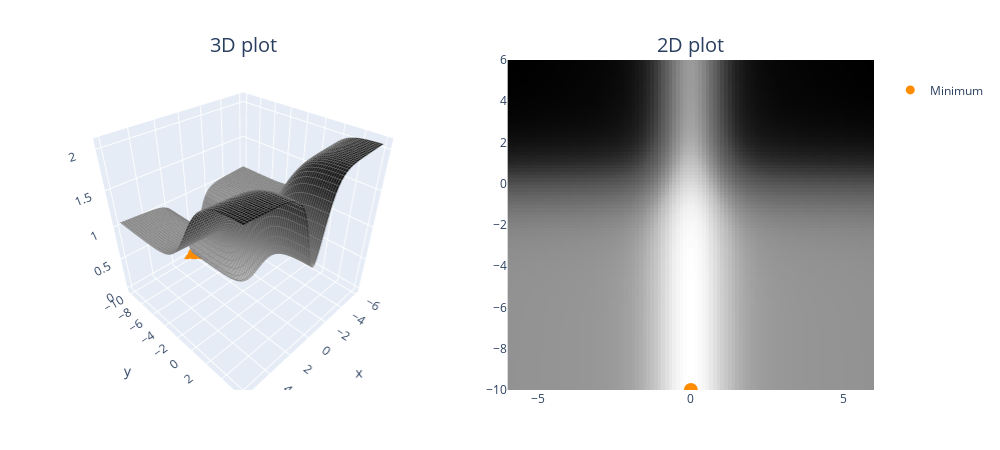

Write notebook code for a chart like this one.
### Markdown cell above
## Visualising optimization with pathological curvatures

A pathological curvature is a type of surface that is similar to ravines and is particularly tricky for plain SGD optimization. In words, pathological curvatures typically have a steep gradient in one direction with an optimum at the center, while in a second direction we have a slower gradient towards a (global) optimum. Let’s first create an example surface of this and visualize it. The code below creates 2 visualizations (3D and 2D) and also adds the minimum point to the plot (note this is the min in the visible region, not the global minimum).

### Code cell
def pathological_curve_loss(x: Tensor, y: Tensor):
    # Example of a pathological curvature. There are many more possible, feel free to experiment here!
    x_loss = t.tanh(x) ** 2 + 0.01 * t.abs(x)
    y_loss = t.sigmoid(y)
    return x_loss + y_loss


plot_fn(pathological_curve_loss, min_points=[(0, "y_min")])

### Figure 1 — Plotly figure (JSON) as saved in the notebook; plotly's stock layout.template omitted (floating-point values rounded to 4 significant figures; data arrays with more than 128 entries replaced by an {"elided": "..."} marker saying what was removed)
{"data": [{"colorscale": [[0, "rgb(255,255,255)"], [0.125, "rgb(240,240,240)"], [0.25, "rgb(217,217,217)"], [0.375, "rgb(189,189,189)"], [0.5, "rgb(150,150,150)"], [0.625, "rgb(115,115,115)"], [0.75, "rgb(82,82,82)"], [0.875, "rgb(37,37,37)"], [1, "rgb(0,0,0)"]], "contours": {"x": {"color": "grey", "end": 6, "show": true, "size": 0.2, "start": -6}, "y": {"color": "grey", "end": 6, "show": true, "size": 0.2, "start": -10}}, "hovertemplate": "<b>x</b> = %{x:.2f}<br><b>y</b> = %{y:.2f}<br><b>z</b> = %{z:.2f}</b>", "scene": "scene", "showscale": false, "type": "surface", "x": [-6, -5.879, -5.758, -5.636, -5.515, -5.394, -5.273, -5.152, -5.03, -4.909, -4.788, -4.667, -4.545, -4.424, -4.303, -4.182, -4.061, -3.939, -3.818, -3.697, -3.576, -3.455, -3.333, -3.212, -3.091, -2.97, -2.848, -2.727, -2.606, -2.485, -2.364, -2.242, -2.121, -2, -1.879, -1.758, -1.636, -1.515, -1.394, -1.273, -1.152, -1.03, -0.9091, -0.7879, -0.6667, -0.5455, -0.4242, -0.303, -0.1818, -0.06061, 0.06061, 0.1818, 0.303, 0.4242, 0.5455, 0.6667, 0.7879, 0.9091, 1.03, 1.152, 1.273, 1.394, 1.515, 1.636, 1.758, 1.879, 2, 2.121, 2.242, 2.364, 2.485, 2.606, 2.727, 2.848, 2.97, 3.091, 3.212, 3.333, 3.455, 3.576, 3.697, 3.818, 3.939, 4.061, 4.182, 4.303, 4.424, 4.545, 4.667, 4.788, 4.909, 5.03, 5.152, 5.273, 5.394, 5.515, 5.636, 5.758, 5.879, 6], "y": [-10, -9.838, -9.677, -9.515, -9.354, -9.192, -9.03, -8.869, -8.707, -8.545, -8.384, -8.222, -8.061, -7.899, -7.737, -7.576, -7.414, -7.253, -7.091, -6.929, -6.768, -6.606, -6.444, -6.283, -6.121, -5.96, -5.798, -5.636, -5.475, -5.313, -5.152, -4.99, -4.828, -4.667, -4.505, -4.343, -4.182, -4.02, -3.859, -3.697, -3.535, -3.374, -3.212, -3.051, -2.889, -2.727, -2.566, -2.404, -2.242, -2.081, -1.919, -1.758, -1.596, -1.434, -1.273, -1.111, -0.9495, -0.7879, -0.6263, -0.4646, -0.303, -0.1414, 0.0202, 0.1818, 0.3434, 0.5051, 0.6667, 0.8283, 0.9899, 1.152, 1.313, 1.475, 1.636, 1.798, 1.96, 2.121, 2.283, 2.444, 2.606, 2.768, 2.929, 3.091, 3.253, 3.414, 3.576, 3.737, 3.899, 4.061, 4.222, 4.384, 4.545, 4.707, 4.869, 5.03, 5.192, 5.354, 5.515, 5.677, 5.838, 6], "z": {"elided": "100x100 float values"}}, {"colorscale": [[0, "rgb(255,255,255)"], [0.125, "rgb(240,240,240)"], [0.25, "rgb(217,217,217)"], [0.375, "rgb(189,189,189)"], [0.5, "rgb(150,150,150)"], [0.625, "rgb(115,115,115)"], [0.75, "rgb(82,82,82)"], [0.875, "rgb(37,37,37)"], [1, "rgb(0,0,0)"]], "customdata": {"elided": "100x100 float values"}, "hovertemplate": "<b>x</b> = %{x:.2f}<br><b>y</b> = %{y:.2f}<br><b>z</b> = %{customdata:.2f}</b>", "showscale": false, "type": "heatmap", "x": [-6, -5.879, -5.758, -5.636, -5.515, -5.394, -5.273, -5.152, -5.03, -4.909, -4.788, -4.667, -4.545, -4.424, -4.303, -4.182, -4.061, -3.939, -3.818, -3.697, -3.576, -3.455, -3.333, -3.212, -3.091, -2.97, -2.848, -2.727, -2.606, -2.485, -2.364, -2.242, -2.121, -2, -1.879, -1.758, -1.636, -1.515, -1.394, -1.273, -1.152, -1.03, -0.9091, -0.7879, -0.6667, -0.5455, -0.4242, -0.303, -0.1818, -0.06061, 0.06061, 0.1818, 0.303, 0.4242, 0.5455, 0.6667, 0.7879, 0.9091, 1.03, 1.152, 1.273, 1.394, 1.515, 1.636, 1.758, 1.879, 2, 2.121, 2.242, 2.364, 2.485, 2.606, 2.727, 2.848, 2.97, 3.091, 3.212, 3.333, 3.455, 3.576, 3.697, 3.818, 3.939, 4.061, 4.182, 4.303, 4.424, 4.545, 4.667, 4.788, 4.909, 5.03, 5.152, 5.273, 5.394, 5.515, 5.636, 5.758, 5.879, 6], "xaxis": "x", "y": [-10, -9.838, -9.677, -9.515, -9.354, -9.192, -9.03, -8.869, -8.707, -8.545, -8.384, -8.222, -8.061, -7.899, -7.737, -7.576, -7.414, -7.253, -7.091, -6.929, -6.768, -6.606, -6.444, -6.283, -6.121, -5.96, -5.798, -5.636, -5.475, -5.313, -5.152, -4.99, -4.828, -4.667, -4.505, -4.343, -4.182, -4.02, -3.859, -3.697, -3.535, -3.374, -3.212, -3.051, -2.889, -2.727, -2.566, -2.404, -2.242, -2.081, -1.919, -1.758, -1.596, -1.434, -1.273, -1.111, -0.9495, -0.7879, -0.6263, -0.4646, -0.303, -0.1414, 0.0202, 0.1818, 0.3434, 0.5051, 0.6667, 0.8283, 0.9899, 1.152, 1.313, 1.475, 1.636, 1.798, 1.96, 2.121, 2.283, 2.444, 2.606, 2.768, 2.929, 3.091, 3.253, 3.414, 3.576, 3.737, 3.899, 4.061, 4.222, 4.384, 4.545, 4.707, 4.869, 5.03, 5.192, 5.354, 5.515, 5.677, 5.838, 6], "yaxis": "y", "z": {"elided": "100x100 float values"}}, {"marker": {"color": "darkorange", "size": 9}, "mode": "markers", "name": "<br>Minimum<br>", "showlegend": true, "type": "scatter3d", "x": [0], "y": [-10], "z": [4.54e-05]}, {"marker": {"color": "darkorange", "size": 14}, "mode": "markers", "showlegend": false, "type": "scatter", "x": [0], "y": [-10]}], "layout": {"annotations": [{"font": {"size": 20}, "showarrow": false, "text": "3D plot", "x": 0.225, "xanchor": "center", "xref": "paper", "y": 1, "yanchor": "bottom", "yref": "paper"}, {"font": {"size": 20}, "showarrow": false, "text": "2D plot", "x": 0.775, "xanchor": "center", "xref": "paper", "y": 1, "yanchor": "bottom", "yref": "paper"}], "height": 450, "margin": {"b": 60, "l": 60, "r": 60, "t": 60}, "scene": {"aspectmode": "cube", "domain": {"x": [0, 0.45], "y": [0, 1]}}, "title": {"font": {"size": 40}}, "width": 1000, "xaxis": {"anchor": "y", "domain": [0.55, 1], "range": [-6, 6]}, "yaxis": {"anchor": "x", "domain": [0, 1], "range": [-10, 6]}}}
